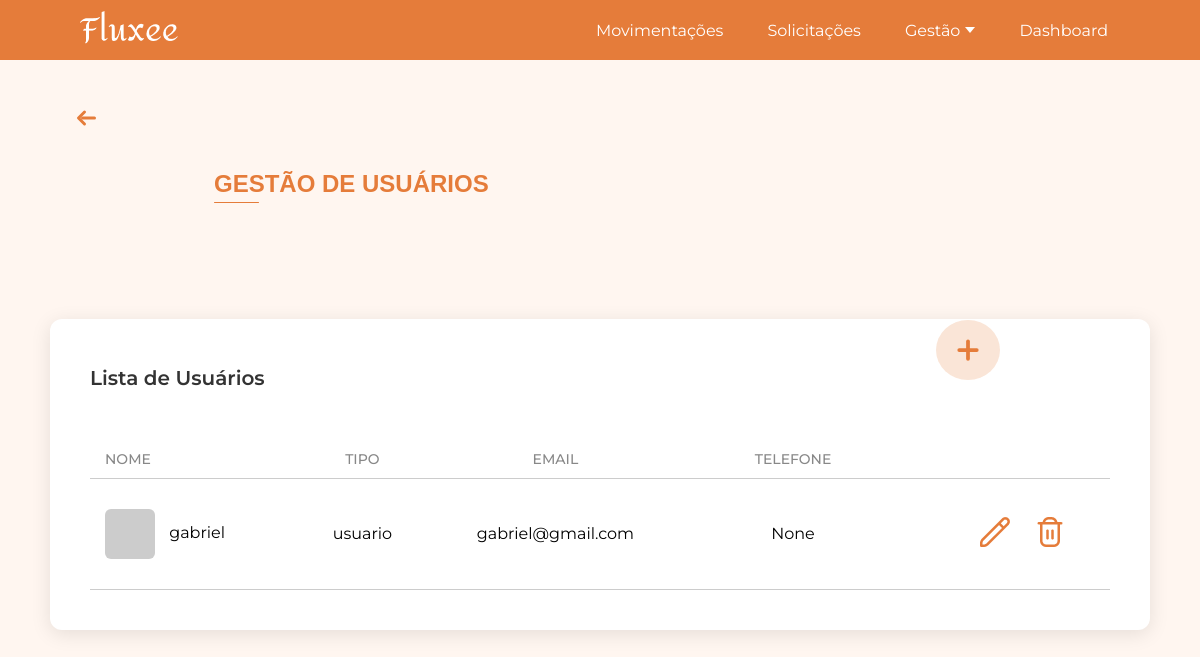
The page /usuarios/ (signed in) on the database as committed earlier.
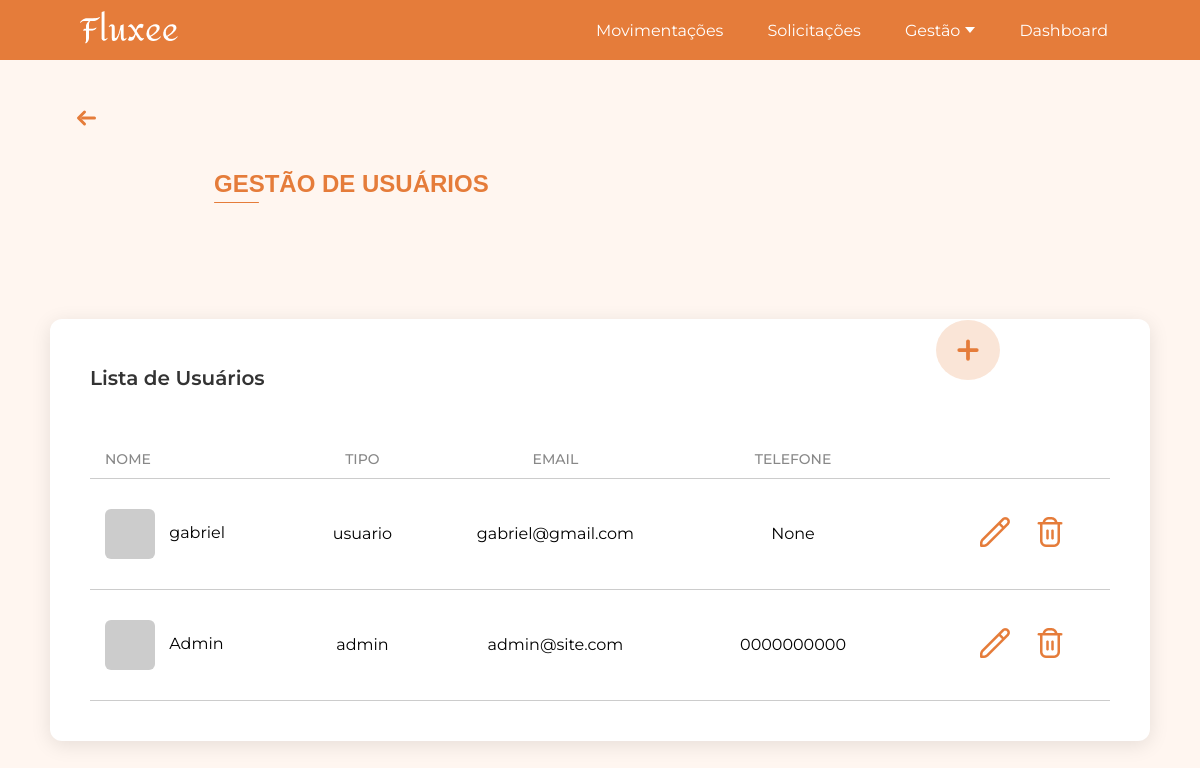
The same page on the database as committed later.
### app/models.py (models this page shows, shortened)
class User(db.Model, UserMixin):
    id = db.Column(db.Integer, primary_key=True)
    nome = db.Column(db.String(100), nullable=False)
    data_nascimento = db.Column(db.Date, nullable=True)
    genero = db.Column(db.String(20), nullable=True)
    email = db.Column(db.String(120), unique=True, nullable=False)
    cpf = db.Column(db.String(14), unique=True)
    telefone = db.Column(db.String(20), nullable=True)
    tipo_usuario = db.Column(db.String(50), nullable=False, default="usuario")
    senha = db.Column(db.String(200), nullable=False)
    imagem_perfil = db.Column(db.String(200), nullable=True)

### app/view.py (the view)
@app.route('/usuarios/')
@login_required
def usuarios():
    pagina_atual = request.args.get('page', 1, type=int)
    por_pagina = 10
    pagination = User.query.order_by(User.id).paginate(page=pagina_atual, per_page=por_pagina)
    usuarios = pagination.items
    mostrar_paginacao = pagination.pages > 1
    return render_template(
        'usuarios.html',
        usuarios=usuarios,
        pagination=pagination,
        pagina_atual=pagina_atual,
        mostrar_paginacao=mostrar_paginacao
    )

### app/models.py (called while the page is built)
@login_manager.user_loader
def load_user(user_id):
    return User.query.get(int(user_id))

### app/templates/usuarios.html (shortened to what this page needs)
<!DOCTYPE html>
<html lang="pt-BR">
<head>
    <link rel="stylesheet" href="{{ url_for('static', filename='css/gestao_usuarios.css') }}">
</head>
<body>
    {% include 'componentes/alertas/alerta_sucesso.html' %}
    {% include 'componentes/header/header.html' %}
    {% with texto="GESTÃO DE USUÁRIOS" %}
        {% include 'componentes/titulos/titulo.html' %}
    {% endwith %}
    {% include 'componentes/botoes/botao_gestao_add_usuarios.html' %}
    <div class="gestao-container">
        <div class="gestao-box">
            <h2 class="gestao-box-title">Lista de Usuários</h2>
            <div class="gestao-tabela">
                <div class="gestao-cabecalho">
                    <span class="coluna-usuario">NOME</span>
                    <span class="coluna-tipo">TIPO</span>
                    <span class="coluna-email">EMAIL</span>
                    <span class="coluna-telefone">TELEFONE</span>
                </div>
                <div class="linha-titulos"></div>
                {% for u in usuarios %}
                    <div class="gestao-linha linha-dinamica">
                        <span class="linha-usuario">
                            {% if u.imagem_perfil %}
                                <img src="{{ url_for('static', filename='uploads/usuarios/' + u.imagem_perfil) }}"
                                    alt="{{ u.nome }}" class="produto-img">
                            {% else %}
                                <div class="produto-img-placeholder"></div>
                            {% endif %}
                            {{ u.nome }}
                        </span>
                        <span class="linha-tipo">{{ u.tipo_usuario }}</span>
                        <span class="linha-email">{{ u.email }}</span>
                        <span class="linha-telefone">{{ u.telefone }}</span>
                        <span class="linha-acoes">
                            <a href="{{ url_for('editar_usuario', id=u.id) }}" class="btn-edit">
                                <img src="{{ url_for('static', filename='icons/edit.png') }}" alt="editar">
                            </a>
                            <a href="javascript:void(0);"
                            class="btn-delete"
                            data-nome="{{ u.nome }}"
                            data-link="{{ url_for('deletar_usuario', id=u.id) }}">
                                <img src="{{ url_for('static', filename='icons/delete.png') }}" alt="excluir">
                            </a>
                        </span>
                    </div>
                {% endfor %}
            </div>
        </div>
    </div>
</body>
</html>

### app/templates/componentes/alertas/alerta_sucesso.html (shortened to what this page needs)
<link rel="stylesheet" href="{{ url_for('static', filename='css/diversos/alerta_sucesso.css') }}">

### app/templates/componentes/header/header.html (shortened to what this page needs)
<header class="site-header">
  <div class="container">
    <a href="/" class="logo">
      <img src="{{ url_for('static', filename='images/fluxee2.png') }}" alt="Logo Fluxeé">
    </a>
    <nav class="nav">
      <ul>
        <li><a href="{{ url_for('movimentacoes') }}">Movimentações</a></li>
        <li><a href="{{ url_for('solicitacoes') }}">Solicitações</a></li>
        <li class="dropdown_gestao">
          <a href="#" class="dropbtn">
            Gestão <span class="arrow"></span>
          </a>
        </li>
        <li><a href="{{ url_for('dashboard') }}">Dashboard</a></li>
      </ul>
    </nav>
  </div>
</header>
<link rel="stylesheet" href="{{ url_for('static', filename='css/header.css') }}">

### app/templates/componentes/titulos/titulo.html
<div class="titulo-container">
    <div class="seta-container">
        <a href="{{ url_for('home') }}" class="titulo-voltar" title="Voltar para a página inicial">
            <svg xmlns="http://www.w3.org/2000/svg" width="45" height="24" fill="none" stroke="#E57C3A" stroke-width="3" stroke-linecap="round" stroke-linejoin="round" viewBox="0 0 24 24">
                <line x1="8" y1="12" x2="20" y2="12" />
                <polyline points="10 6 4 12 10 18" />
            </svg>
        </a>
    </div>
    <div class="titulo-linha">
        <h1 class="titulo">{{ texto }}</h1>
    </div>
</div>
<link rel="stylesheet" href="{{ url_for('static', filename='css/diversos/titulo.css') }}">

### app/templates/componentes/botoes/botao_gestao_add_usuarios.html
<a href="{{ url_for('adicionar_usuario') }}" class="botao-adicionar-usuarios" title="Adicionar novo usuario">
    <svg xmlns="http://www.w3.org/2000/svg" width="24" height="24" fill="none" stroke="#E57C3A" stroke-width="3" stroke-linecap="round" stroke-linejoin="round" viewBox="0 0 24 24">
        <line x1="12" y1="5" x2="12" y2="19"/>
        <line x1="5" y1="12" x2="19" y2="12"/>
    </svg>
</a>
<link rel="stylesheet" href="{{ url_for('static', filename='css/botoes/botao_gestao_add_usuarios.css') }}">

### app/static/css/gestao_usuarios.css (style rules this page uses)
html, body { margin: 0; padding: 0; font-family: 'Montserrat', Arial, sans-serif; background-color: #FFF6F0; }
.gestao-container { display: flex; justify-content: center; align-items: flex-start; gap: 50px; padding: 50px 0; }
.gestao-box { width: 1450px; background: #fff; border-radius: 12px; box-shadow: 0 4px 20px rgba(0,0,0,0.1); padding-left: 40px; padding-right: 40px; padding-top: 30px; padding-bottom: 40px; box-sizing: border-box; }
.gestao-box-title { font-size: 20px; font-weight: 600; margin-bottom: 50px; color: #333; }
.gestao-linha { display: flex; align-items: center; padding: 12px 0; border-bottom: 1px solid #ccc; height: auto; background: transparent; }
.gestao-linha:last-of-type { margin-bottom: 0; }
.gestao-cabecalho { display: flex; padding: 10px 15px; font-weight: 500; color: #888; font-size: 14px; }
.coluna-usuario { width: 18%; text-align: left; }
.coluna-tipo { width: 16%; text-align: center; }
.coluna-email { width: 23%; text-align: center; }
.coluna-telefone { width: 25%; text-align: center; }
.linha-usuario { width: 18%; }
.linha-tipo { width: 16%; text-align: center; }
.linha-email { width: 23%; text-align: center; }
.linha-telefone { width: 25%; text-align: center; }
.linha-acoes { width: 20%; text-align: right; }
.linha-acoes { width: 15%; text-align: right; display: flex; justify-content: flex-end; align-items: center; gap: 25px; }
.gestao-linha.linha-dinamica { padding: 30px 15px; }
.linha-titulos { width: 100%; height: 1px; background: #ccc; }
.produto-img, .produto-img-placeholder { width: 50px; height: 50px; border-radius: 6px; margin-right: 10px; vertical-align: middle; display: inline-block; }
.produto-img-placeholder { background-color: #ccc; }
.linha-acoes img { width: 30px; height: 30px; cursor: pointer; }
@media (max-width: 2100px) { .gestao-box { width: 1600px; } }
@media (max-width: 1800px) { .gestao-box { width: 1350px; } }
@media (max-width: 1600px) { .gestao-box { width: 1200px; } }
@media (max-width: 1450px) { .gestao-box { width: 1100px; } }
@media (max-width: 1400px) { .gestao-box { margin-top: 50px; } }

### app/static/css/header.css (style rules this page uses)
.site-header { background-color: #E57C3A; width: 100%; height: 65px; max-height: 60px; color: white; display: flex; align-items: center; padding: 0 80px; box-sizing: border-box; }
.site-header .container { display: flex; justify-content: space-between; align-items: center; width: 100%; margin: 0 auto; padding-right: 0; }
.logo { font-size: 1.5rem; font-weight: bold; }
.nav ul { display: flex; list-style: none; margin: 0; padding: 0; font-family: 'Montserrat', sans-serif; gap: 20px; }
.nav li { position: relative; margin: 0; }
.nav a { display: inline-flex; align-items: center; text-decoration: none; color: white; font-family: 'Montserrat', sans-serif; padding: 8px 12px; transition: color 0.3s ease; }
.nav li.dropdown_gestao .dropbtn { cursor: pointer; display: inline-flex; align-items: center; gap: 5px; }
.nav li.dropdown_gestao .arrow { display: inline-block; width: 0; height: 0; border-left: 5px solid transparent; border-right: 5px solid transparent; border-top: 6px solid white; transition: transform 0.3s ease; }

### app/static/css/diversos/titulo.css (style rules this page uses)
.titulo-container { margin-left: 64px; margin-top: 46px; display: block; }
.seta-container { margin-bottom: 20px; }
.titulo-voltar { text-decoration: none; display: inline-flex; align-items: center; transition: transform 0.2s ease; }
.titulo-linha .titulo { color: #E57C3A; margin-left: 150px; font-size: 24px; font-weight: 600; font-family: Arial, Helvetica, sans-serif; position: relative; display: inline-block; }
.titulo-linha .titulo::after { content: ""; display: block; width: 45px; height: 1px; background-color: #E57C3A; margin-top: 4px; border-radius: 2px; }

### app/static/css/botoes/botao_gestao_add_usuarios.css (style rules this page uses)
.botao-adicionar-usuarios { display: flex; align-items: center; justify-content: center; width: 64px; height: 60px; border-radius: 50%; background-color: rgba(229, 124, 58, 0.2); text-decoration: none; cursor: pointer; transition: transform 0.2s ease, box-shadow 0.2s ease; position: fixed; right: 193px; top: 350px; z-index: 1000; }
.botao-adicionar-usuarios svg { width: 30px; height: 30px; stroke: #E57C3A; }
@media (max-width: 2100px) { .botao-adicionar-usuarios { right: 80px; } }
@media (max-width: 1400px) { .botao-adicionar-usuarios { position: fixed; top: 320px; right: 200px; z-index: 2000; transform: none; } }

Rows that differ between the two databases and show on the page:
added User: nome "Admin", tipo_usuario "admin", email "admin@site.com", telefone "0000000000"
